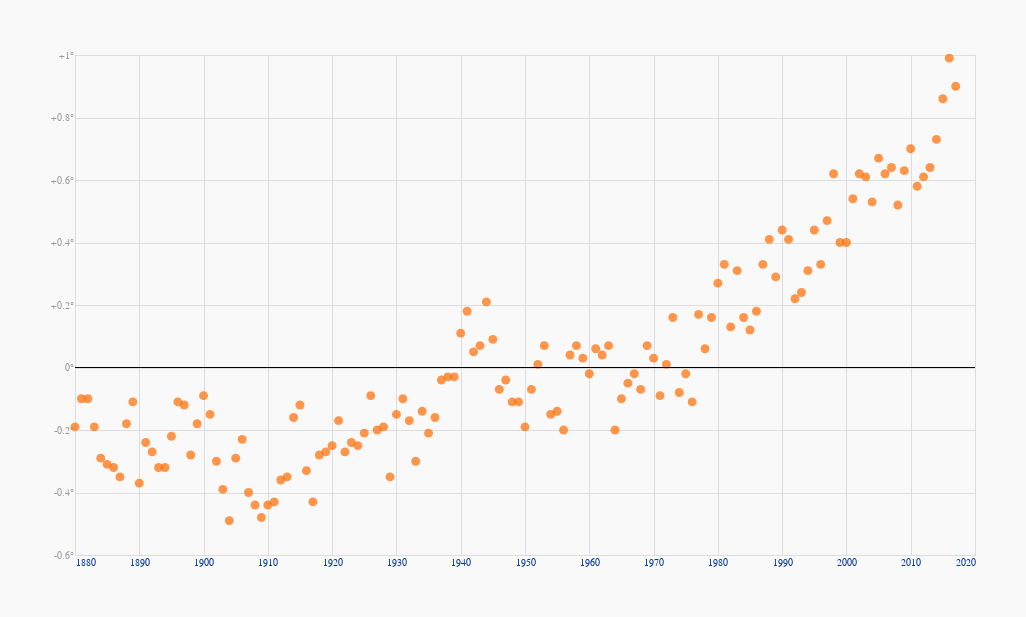

The notebook cell saved with this chart:
### Code cell
base = alt.Chart(df).mark_point(filled=True, size=80).encode(
    x=alt.X(
        field='year',
        title='',
        type='quantitative',
        scale=alt.Scale(
            zero=False
        ),
        axis=alt.Axis(
            tickCount = 10,
            format='1f'
            )),
    y=alt.Y(
        field='avg_temperature',
        title='',
        type='quantitative',
        axis=alt.Axis(
            tickCount=10,
            labelExpr='datum.value > 0 ? "+" + datum.value + "\u00b0" : datum.value + "\u00b0"'
        )
    ),
    color=alt.value('rgb(255,108,0)'),
)

line = alt.Chart(pd.DataFrame({'y': [0]})).mark_rule().encode(y='y')

(base + line).properties(
    width=900,
    height=500,
    background='#F9F9F9',
    padding=50
    ).configure_axis(
        domain = False,
        ticks = False
    ).configure_axisLeft(
        labelColor='rgb(153,153,153)',
        titleColor='rgb(153,153,153)'
    ).configure_axisBottom(
        labelColor='rgb(1   53,153,153)',
        titleColor='rgb(153,153,153)'
    )

### Figure 1 — Vega-Lite specification as saved in the notebook (floating-point values rounded to 4 significant figures; data arrays with more than 128 entries replaced by an {"elided": "..."} marker saying what was removed)
{"config": {"view": {"continuousWidth": 400, "continuousHeight": 300}, "axis": {"domain": false, "ticks": false}, "axisBottom": {"labelColor": "rgb(1   53,153,153)", "titleColor": "rgb(153,153,153)"}, "axisLeft": {"labelColor": "rgb(153,153,153)", "titleColor": "rgb(153,153,153)"}}, "layer": [{"data": {"name": "data-ba0b4469d145b130e62c8f635952a107"}, "mark": {"type": "point", "filled": true, "size": 80}, "encoding": {"color": {"value": "rgb(255,108,0)"}, "x": {"type": "quantitative", "axis": {"format": "1f", "tickCount": 10}, "field": "year", "scale": {"zero": false}, "title": ""}, "y": {"type": "quantitative", "axis": {"labelExpr": "datum.value > 0 ? \"+\" + datum.value + \"°\" : datum.value + \"°\"", "tickCount": 10}, "field": "avg_temperature", "title": ""}}}, {"data": {"name": "data-06fd9f850666401b4599de5588b60692"}, "mark": "rule", "encoding": {"y": {"type": "quantitative", "field": "y"}}}], "background": "#F9F9F9", "height": 500, "padding": 50, "width": 900, "$schema": "https://vega.github.io/schema/vega-lite/v4.8.1.json", "datasets": {"data-ba0b4469d145b130e62c8f635952a107": {"elided": "138 records"}, "data-06fd9f850666401b4599de5588b60692": [{"y": 0}]}}
